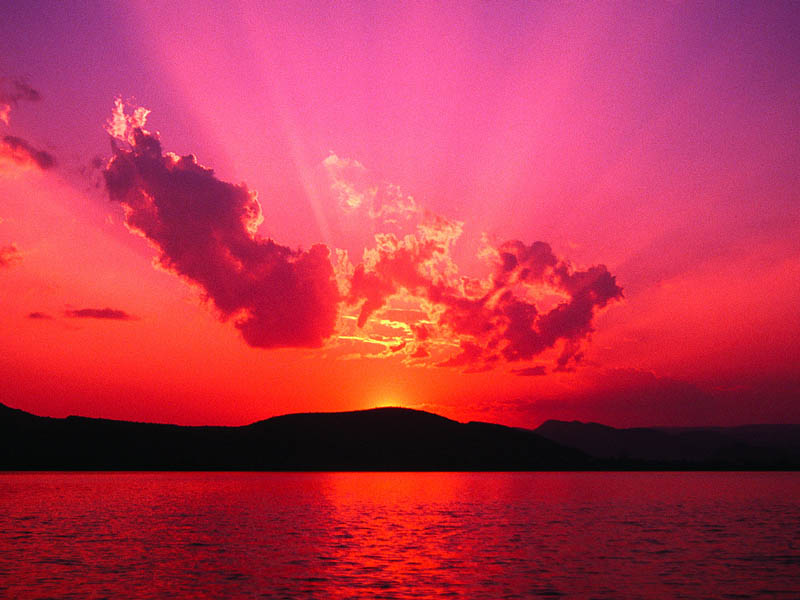
#> input picture images/Coucher.jpg, 800 x 600 px; its folder holds 4 pictures in this run
$ jupyter execute TP2.ipynb
#> lines starting #> are read from the running program, lines starting #| are printed output that depends on the picture
##  Partie 1 : Histogramme

## 1. Afficher l'histogramme d'une image, sur différents types d'images de l'archive (faiblement ou fortement contrastée, claire, sombre, couleur) et commentez. Vous pouvez utiliser Il les fonctions disponibles dans les librairies, par ex dans OpenCV ou NumPy:

[cell 1]
import numpy as np
import matplotlib.pyplot as plt
import os

[cell 2]
images_name = os.listdir(os.path.join(os.getcwd(), "images"))

[cell 3]
imgages = {image_name[:image_name.index(".")] : plt.imread(os.path.join(os.getcwd(), "images", image_name)) for image_name in images_name}
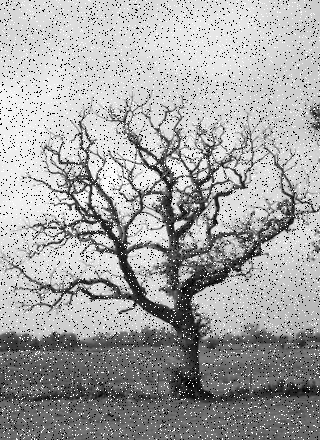
#> input picture images/Dead_tree_salt_and_pepper.png, 320 x 440 px
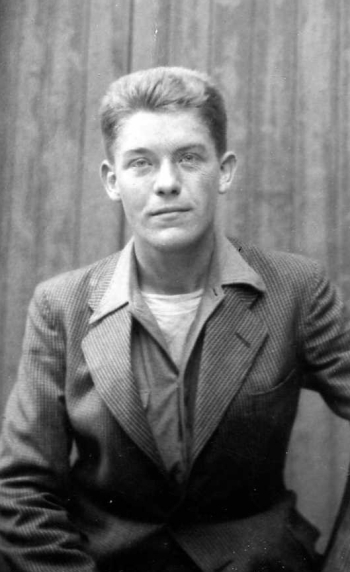
#> input picture images/ancien.jpg, 350 x 572 px
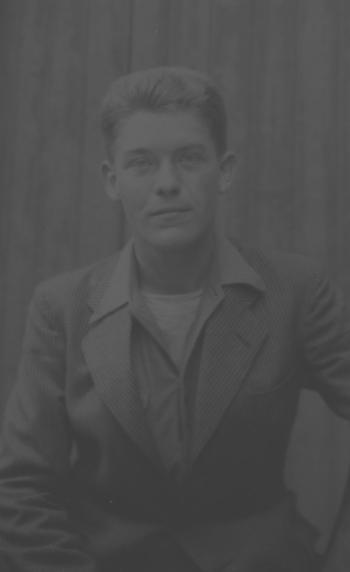
#> input picture images/ancien2.jpg, 350 x 572 px

hist_bins = { image[0]: np.histogram(image[1].ravel(),256,[0,255]) for image in imgages.items()}
#> hist_bins = 4 items

[cell 4]
for imgage in imgages:
    plt.hist(imgages[imgage].ravel(),256,[0,256]);
    plt.title(imgage)
    plt.show()
#> this loop made 4 passes
#> imgage on passes 1 to 4: 'Coucher', 'Dead_tree_salt_and_pepper', 'ancien', 'ancien2'
#> pass 1, `plt.show()`:
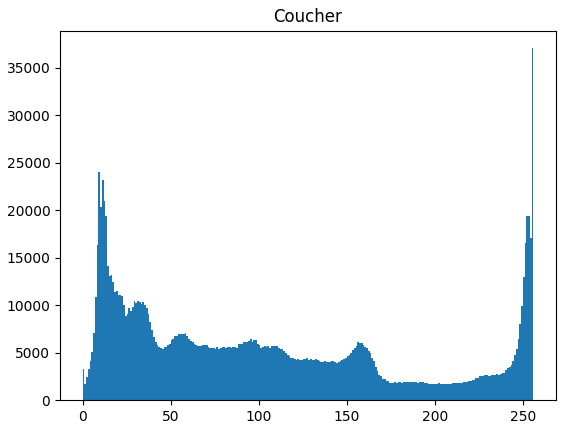
#> figure drawn by matplotlib, 1 panel; tallest bar 37058 high, from x = 255 to 256
#> pass 2, `plt.show()`:
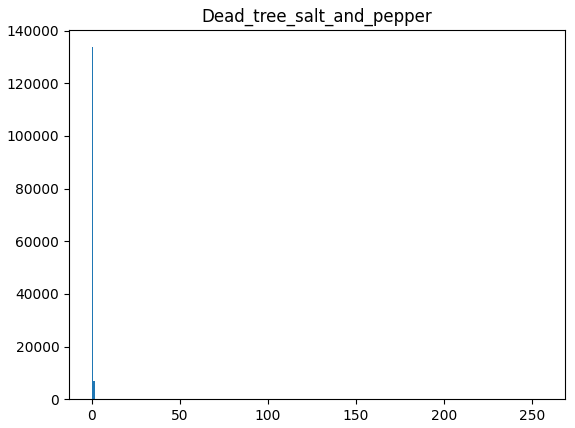
#> figure drawn by matplotlib, 1 panel; tallest bar 133702 high, from x = 0 to 1

## 2. Choisissez une image bien contrastée. Ajouter (et retrancher) une valeur fixe à tous les pixels d’une image en niveau de gris. Quelle en est la conséquence sur l’image résultante ainsi que sur son histogramme ?

[cell 5]
ancien : np.ndarray = imgages["ancien"]
#> ancien is the input picture: shape (572, 350); min 0, max 255, mean 113.2

new_image = ancien + 200
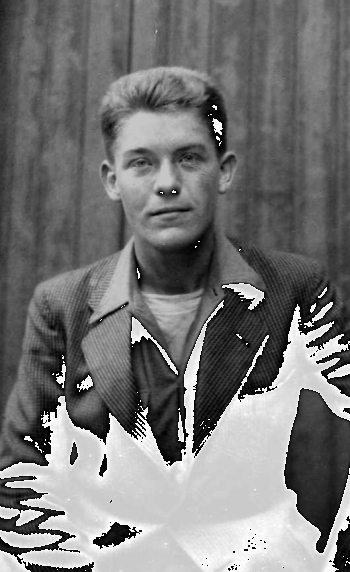
#> new_image: shape (572, 350); min 0, max 255, mean 118
plt.hist(ancien.ravel(), 256, [0, 256])
plt.show()
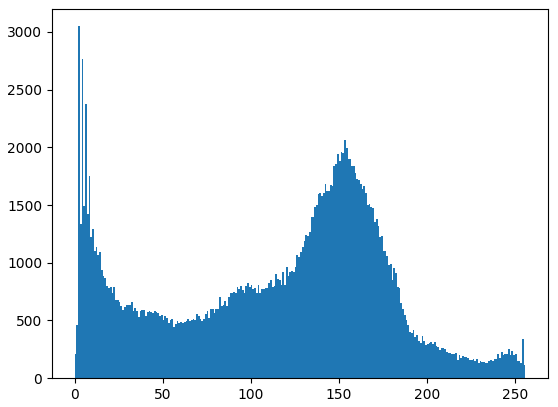
#> figure drawn by matplotlib, 1 panel; tallest bar 3050 high, from x = 2 to 3
plt.hist(new_image.ravel(), 256, [0, 256])
plt.show()
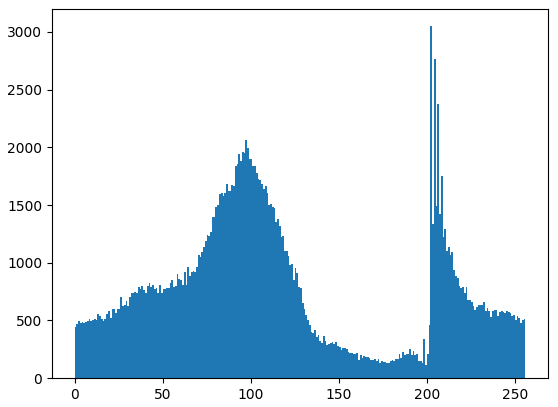
#> figure drawn by matplotlib, 1 panel; tallest bar 3050 high, from x = 202 to 203
